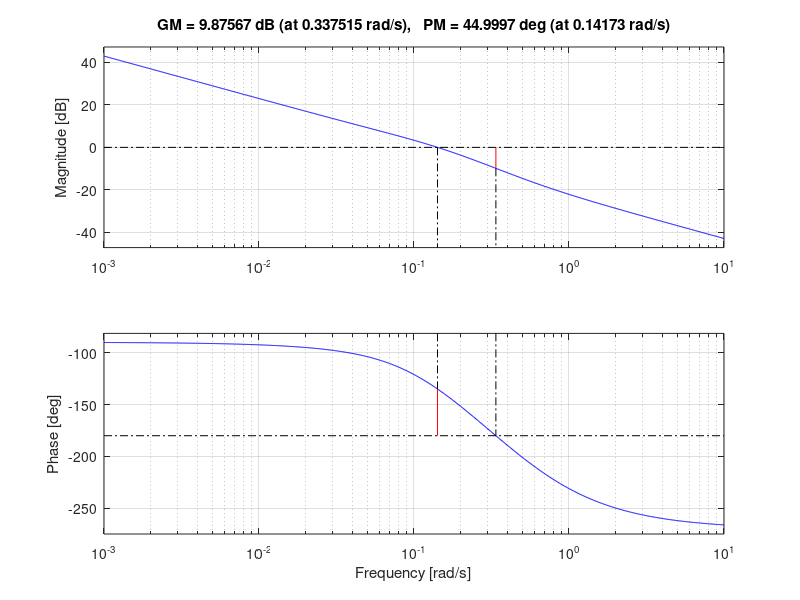

This chart was generated by the following MATLAB code: (Note: this script raises an error after producing the figure.)
%% Ch.5 — Example 5.13 in code
% Process Dynamics and Control, SeoulTech — slide 33
% https://seoultechpse.github.io/ProCon/ch5/ch5_frequency.html#/32
% Requires: Control System Toolbox

clear; close all; clc

% --- setup from the slide 'Margins in code' ---
G = tf([-6 3], conv([10 1],[5 1]));
[Ku,~,wc] = margin(G);   Pu = 2*pi/wc;
% ---

tI = Pu/1.2;
Gs = tf([tI 1],[tI 0])*G;                       % G* = everything except Kc

Kcu = margin(Gs);   Kc_GM = Kcu/2;              % 1.86 -> 0.93

w = logspace(-3, 1, 1e5);
[m, p] = bode(Gs, w);   m = squeeze(m);   p = squeeze(p);
[~, i] = min(abs(p + 135));                     % phase = -135 deg
Kc_PM = 1/m(i)                                  % 0.60

Kc = min(Kc_GM, Kc_PM);
margin(Kc*Gs), stepinfo(feedback(Kc*Gs, 1))
